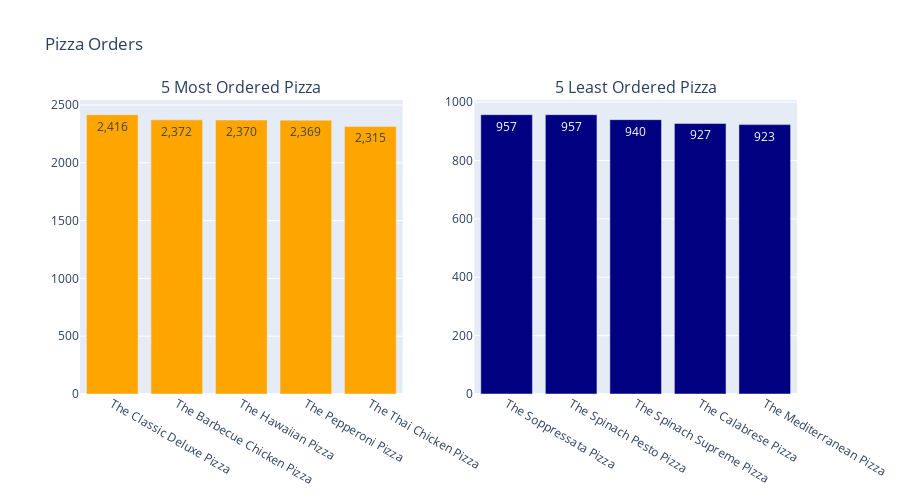

The cell this chart's notebook holds for it:
### Code cell
double_bar('orange', 'navy', '5 Most Ordered Pizza', '5 Least Ordered Pizza', 'Pizza Orders')

### Figure 1 — Plotly figure (JSON) as saved in the notebook; plotly's stock layout.template omitted (floating-point values rounded to 4 significant figures)
{"data": [{"marker": {"color": "orange"}, "orientation": "v", "text": [2416, 2372, 2370, 2369, 2315], "texttemplate": "%{text:,.0f}", "type": "bar", "x": ["The Classic Deluxe Pizza", "The Barbecue Chicken Pizza", "The Hawaiian Pizza", "The Pepperoni Pizza", "The Thai Chicken Pizza"], "xaxis": "x", "y": [2416, 2372, 2370, 2369, 2315], "yaxis": "y"}, {"marker": {"color": "navy"}, "orientation": "v", "text": [957, 957, 940, 927, 923], "texttemplate": "%{text:,.0f}", "type": "bar", "x": ["The Soppressata Pizza", "The Spinach Pesto Pizza", "The Spinach Supreme Pizza", "The Calabrese Pizza", "The Mediterranean Pizza"], "xaxis": "x2", "y": [957, 957, 940, 927, 923], "yaxis": "y2"}], "layout": {"annotations": [{"font": {"size": 16}, "showarrow": false, "text": "5 Most Ordered Pizza", "x": 0.225, "xanchor": "center", "xref": "paper", "y": 1, "yanchor": "bottom", "yref": "paper"}, {"font": {"size": 16}, "showarrow": false, "text": "5 Least Ordered Pizza", "x": 0.775, "xanchor": "center", "xref": "paper", "y": 1, "yanchor": "bottom", "yref": "paper"}], "height": 500, "showlegend": false, "title": {"text": "Pizza Orders"}, "xaxis": {"anchor": "y", "domain": [0, 0.45]}, "xaxis2": {"anchor": "y2", "domain": [0.55, 1]}, "yaxis": {"anchor": "x", "domain": [0, 1]}, "yaxis2": {"anchor": "x2", "domain": [0, 1]}}}
